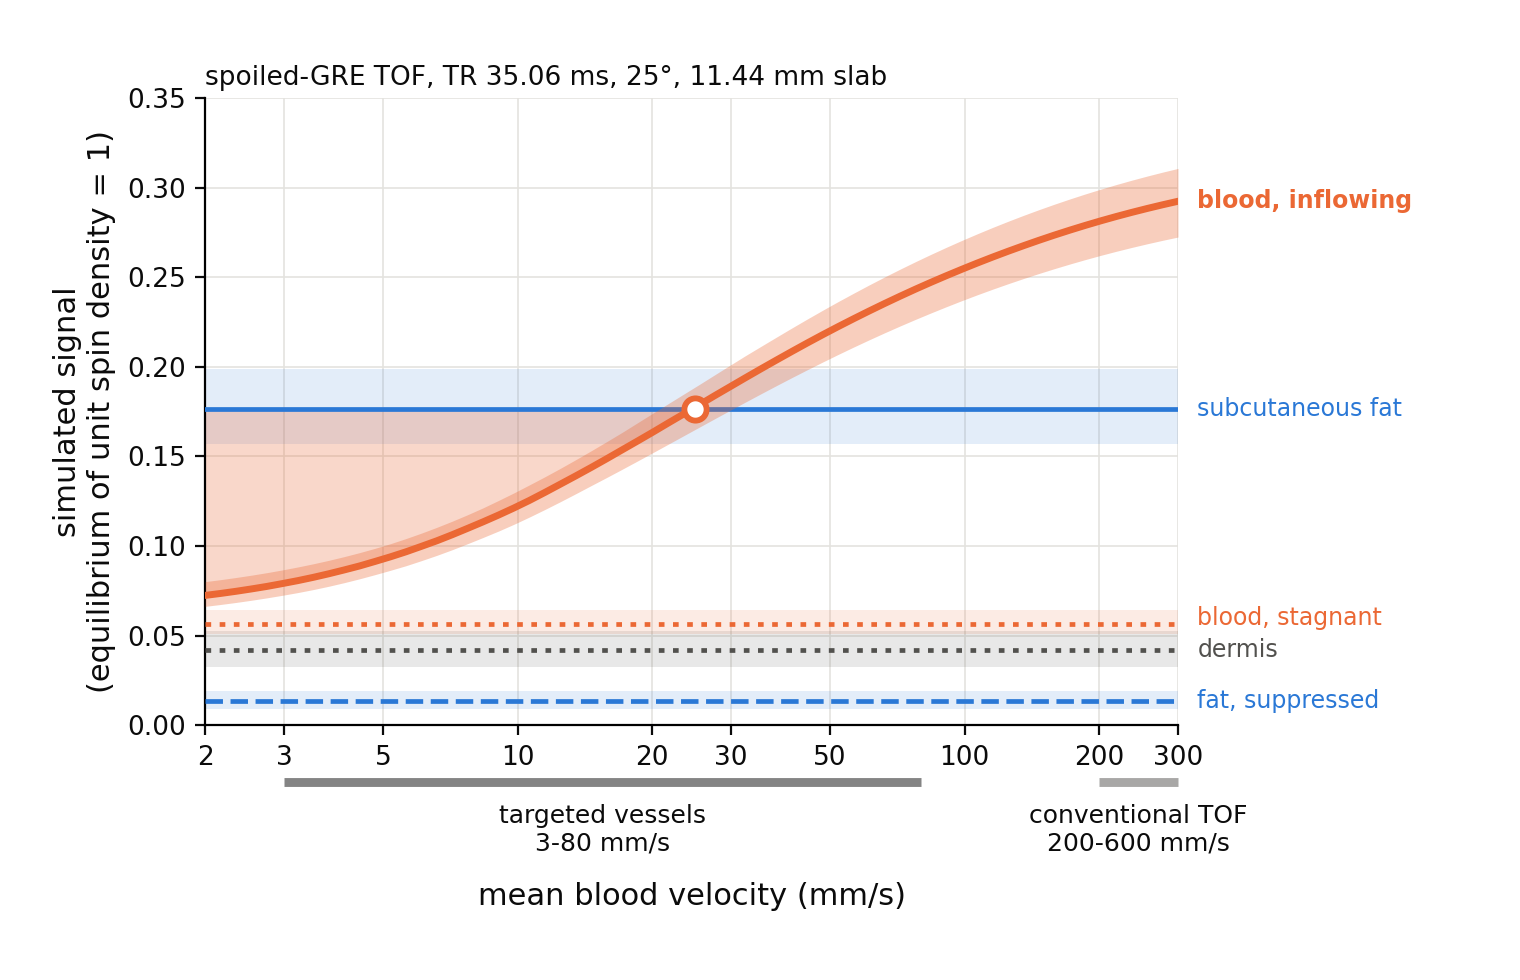

Write the Python code that produced this figure.
"""What inflow buys, and which background it has to beat.

One panel. Blood signal against velocity, with the four levels it is measured
against drawn as flat references:

    blood, stagnant       the spoiled-gradient-echo fixed point, a vessel with
                          no flow. The gap between it and the curve IS the
                          inflow enhancement, so the figure shows inflow rather
                          than asking the reader to assume it.
    subcutaneous fat      the background at the depth these vessels sit at.
    fat, suppressed       the same background with a fat-saturation pulse.
    dermis                the background for the shallowest vessels.

Two things follow, and they are different claims:

  - inflow still works at cutaneous speeds, several-fold over the stagnant
    floor, so it is not exhausted;
  - but it is not what makes the vessel visible. Stagnant blood already beats
    dermis and suppressed fat. Inflow is load-bearing only against
    UNSUPPRESSED fat, and there it fails: below the crossing velocity the
    vessel is the darker of the two.

The velocity regimes sit on a rail below the axes rather than as shaded bands
inside it, so the plot area carries curves and nothing else.

Run: python3 figures/inflow.py
"""
from __future__ import annotations

import sys
from pathlib import Path

import matplotlib

matplotlib.use("Agg")
import matplotlib.pyplot as plt  # noqa: E402
import numpy as np  # noqa: E402
from scipy.optimize import brentq  # noqa: E402

sys.path.insert(0, str(Path(__file__).resolve().parents[1]))

from skinsim import Protocol, Vessel, model, tissues  # noqa: E402
from skinsim.geometry import TARGET_VELOCITY_MM_S  # noqa: E402
from skinsim.plotting import GRID, INK, MUTED, SERIES  # noqa: E402

BLOOD_C, FAT_C = SERIES[1], SERIES[0]
DOTTED = (0, (1.2, 1.8))

SEED, DRAWS = 20260422, 256

# The readout this describes is a spoiled-gradient-echo TOF acquisition at its
# shortest repetition with no preparation pulse played. Fat suppression at the
# same TR is then the counterfactual the figure needs, rather than a comparison
# that also moves the timing. TONE and any travelling saturation band are left
# off deliberately: both would fold into the same curve and could not be read
# apart from inflow itself.
PROTOCOL = Protocol(tr_ms=35.06, te_ms=5.86, flip_deg=25.0, slab_mm=11.44)
DIAMETER_MM = 0.2

VELOCITIES = np.geomspace(2.0, 300.0, 64)
TICKS = (2, 3, 5, 10, 20, 30, 50, 100, 200, 300)
CONVENTIONAL_TOF = (200.0, 600.0)   # intracranial and run-off TOF, for scale


def blood_at(blood, protocol, velocity):
    """Return the path-averaged blood signal at one velocity, over all draws.

    The vessel crosses the slab head-on, so the whole velocity counts towards
    the crossing and the path is as short as the geometry allows. That is the
    BEST case for inflow - any other angle lengthens the path and saturates the
    blood further - so an inversion reported here is the conservative end.
    """
    return model.blood_signal(blood, protocol,
                              Vessel(velocity_mm_s=float(velocity), diameter_mm=DIAMETER_MM,
                                     angle_deg=0.0))


def crossing_velocities(blood, protocol, level):
    """Return, per draw, the velocity at which blood overtakes its own background.

    Solved by bisection in log velocity rather than read off the plotting grid,
    so the bounds do not move when the grid is refined.
    """
    found = []
    for index in range(np.size(level)):
        one = blood.with_values(**{field: np.atleast_1d(getattr(blood, field))[index]
                                   for field in tissues.PARAMETERS})
        target = float(np.atleast_1d(level)[index])

        def excess(log_velocity, sample=one, against=target):
            return float(blood_at(sample, protocol, np.exp(log_velocity))) - against

        low, high = np.log(VELOCITIES[0]), np.log(VELOCITIES[-1])
        if excess(low) * excess(high) < 0:
            found.append(float(np.exp(brentq(excess, low, high, xtol=1e-4))))
    return np.array(found)


def reference(axis, values, colour, style, label, labels, band=True):
    """Draw a velocity-independent level and queue its right-margin label.

    The label is queued rather than placed, because two levels can land on top
    of each other - and in this parameter table dermis and stagnant blood do.
    """
    low, middle, high = np.percentile(np.asarray(values, dtype=float), [5, 50, 95])
    if band:
        axis.axhspan(low, high, color=colour, alpha=0.13, lw=0, zorder=1)
    axis.axhline(middle, color=colour, lw=1.7, ls=style, zorder=3)
    labels.append((float(middle), colour, label, False))
    return float(middle)


def place_labels(axis, labels, ceiling):
    """Write the queued right-margin labels, nudging apart any that would collide."""
    gap = 0.05 * ceiling
    placed = []
    for value, colour, text, bold in sorted(labels, key=lambda item: item[0]):
        at = value if not placed or value - placed[-1] >= gap else placed[-1] + gap
        placed.append(at)
        axis.annotate(text, (1.0, at), xycoords=("axes fraction", "data"), xytext=(7, 0),
                      textcoords="offset points", va="center", fontsize=8.5, color=colour,
                      weight="bold" if bold else "normal", annotation_clip=False)


def regime_rail(axis):
    """Draw the velocity regimes on a rail below the axes, keeping the plot area for curves."""
    transform = axis.get_xaxis_transform()
    for (low, high), colour, text in ((TARGET_VELOCITY_MM_S, INK, "targeted vessels"),
                                      (CONVENTIONAL_TOF, MUTED, "conventional TOF")):
        drawn = (max(low, VELOCITIES[0]), min(high, VELOCITIES[-1]))
        axis.plot(drawn, [-0.09, -0.09], transform=transform, color=colour, lw=3.2, alpha=0.5,
                  solid_capstyle="butt", clip_on=False, zorder=5)
        axis.annotate(f"{text}\n{low:g}-{high:g} mm/s", (np.sqrt(drawn[0] * drawn[1]), -0.125),
                      xycoords=transform, ha="center", va="top", fontsize=9, color=INK,
                      clip_on=False)


def main() -> Path:
    drawn = tissues.sample(["blood", "dermis", "fat"], draws=DRAWS, seed=SEED)
    blood, dermis, fat = drawn["blood"], drawn["dermis"], drawn["fat"]
    suppressed = PROTOCOL.with_values(fat_sat=True)

    figure, axis = plt.subplots(figsize=(7.6, 4.9))
    figure.subplots_adjust(left=0.135, right=0.775, top=0.90, bottom=0.26)

    flowing = np.array([blood_at(blood, PROTOCOL, v) for v in VELOCITIES])
    low, middle, high = np.percentile(flowing, [5, 50, 95], axis=-1)

    labels: list[tuple[float, str, str, bool]] = []
    fat_level = reference(axis, model.stationary_mean(fat, PROTOCOL), FAT_C, "-",
                          "subcutaneous fat", labels)
    fat_suppressed = reference(axis, model.stationary_mean(fat, suppressed), FAT_C, "--",
                               "fat, suppressed", labels)
    dermis_values = model.stationary_mean(dermis, PROTOCOL)
    stagnant_values = model.stationary_mean(blood, PROTOCOL)
    dermis_level = reference(axis, dermis_values, MUTED, DOTTED, "dermis", labels)
    stagnant = reference(axis, stagnant_values, BLOOD_C, DOTTED, "blood, stagnant", labels)

    # The inversion as an area, not a crossing the reader has to decode.
    axis.fill_between(VELOCITIES, middle, fat_level, where=middle < fat_level, color=BLOOD_C,
                      alpha=0.26, lw=0, zorder=2, interpolate=True)
    axis.fill_between(VELOCITIES, low, high, color=BLOOD_C, alpha=0.32, lw=0, zorder=4)
    axis.plot(VELOCITIES, middle, color=BLOOD_C, lw=2.5, zorder=5)
    labels.append((float(middle[-1]), BLOOD_C, "blood, inflowing", True))

    crossings = crossing_velocities(blood, PROTOCOL, model.stationary_mean(fat, PROTOCOL))
    c5, c50, c95 = np.percentile(crossings, [5, 50, 95])
    axis.plot([c50], [fat_level], "o", ms=8, mfc="white", mec=BLOOD_C, mew=2.1, zorder=7)

    ceiling = float(np.ceil(high.max() / 0.05) * 0.05)
    place_labels(axis, labels, ceiling)
    axis.set(xscale="log", xlim=(VELOCITIES[0], VELOCITIES[-1]), ylim=(0, ceiling), xticks=TICKS)
    axis.set_xticklabels([str(t) for t in TICKS])
    axis.xaxis.set_minor_locator(plt.NullLocator())
    axis.set_xlabel("mean blood velocity (mm/s)", color=INK, fontsize=11, labelpad=40)
    axis.set_ylabel("simulated signal\n(equilibrium of unit spin density = 1)", color=INK,
                    fontsize=11)
    axis.text(0, 1.02, f"spoiled-GRE TOF, TR {PROTOCOL.tr_ms:g} ms, {PROTOCOL.flip_deg:g}°, "
                       f"{PROTOCOL.slab_mm:g} mm slab",
              transform=axis.transAxes, fontsize=9.5, color=INK)
    axis.grid(color=GRID, lw=0.6, zorder=0)
    axis.set_axisbelow(True)
    axis.tick_params(colors=INK, labelsize=9.5)
    for side in ("top", "right"):
        axis.spines[side].set_visible(False)
    regime_rail(axis)

    # --- every number the caption needs ---------------------------------
    slow, fast = TARGET_VELOCITY_MM_S
    i_slow, i_fast = (int(np.argmin(np.abs(VELOCITIES - v))) for v in (slow, fast))
    print(f"Levels: stagnant blood {stagnant:.3f} | dermis {dermis_level:.3f} | "
          f"fat {fat_level:.3f} | suppressed fat {fat_suppressed:.3f}")
    print(f"Stagnant blood already beats dermis {stagnant / dermis_level:.2f}x and suppressed "
          f"fat {stagnant / fat_suppressed:.1f}x, but unsuppressed fat only "
          f"{stagnant / fat_level:.2f}x")
    print(f"Inflow over stagnant: {middle[i_slow] / stagnant:.2f}x at {VELOCITIES[i_slow]:.0f} "
          f"mm/s, {middle[i_fast] / stagnant:.2f}x at {VELOCITIES[i_fast]:.0f} mm/s")
    print(f"Inversion vs unsuppressed fat: {len(crossings)}/{DRAWS} draws invert, at "
          f"{c50:.0f} mm/s [{c5:.0f}-{c95:.0f}] (transit {PROTOCOL.slab_mm / c50:.2f} s)")
    print(f"Against suppressed fat the median never inverts: minimum "
          f"{np.min(middle) / fat_suppressed:.1f}x")
    for name, level in (("dermis", dermis_values),
                        ("suppressed fat", model.stationary_mean(fat, suppressed))):
        difference = stagnant_values - level
        print(f"  paired, stagnant blood - {name}: {np.median(difference):+.3f} "
              f"[{np.percentile(difference, 5):+.3f}, {np.percentile(difference, 95):+.3f}], "
              f"brighter in {np.mean(difference > 0):.0%} of draws")

    out = Path(__file__).resolve().parent / "inflow.png"
    figure.savefig(out, dpi=200)
    plt.close(figure)
    return out


if __name__ == "__main__":
    print(f"\nwrote {main()}")
